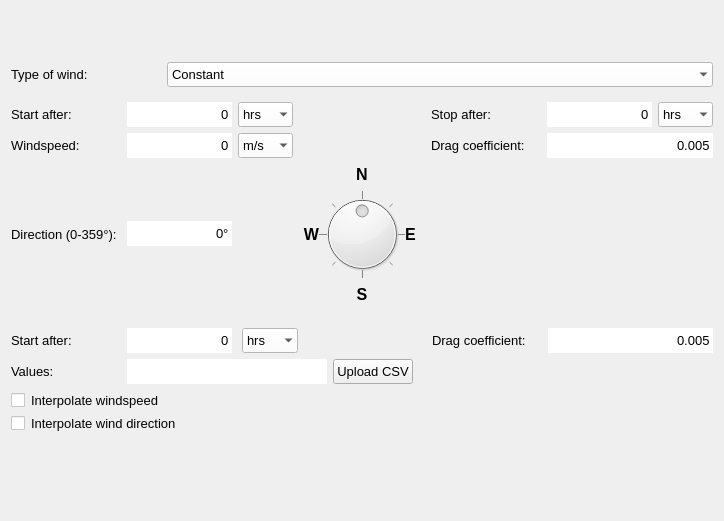
<?xml version="1.0" encoding="UTF-8"?>
<ui version="4.0">
 <class>Form</class>
 <widget class="QWidget" name="Form">
  <property name="windowModality">
   <enum>Qt::NonModal</enum>
  </property>
  <property name="geometry">
   <rect>
    <x>0</x>
    <y>0</y>
    <width>724</width>
    <height>521</height>
   </rect>
  </property>
  <property name="sizePolicy">
   <sizepolicy hsizetype="Preferred" vsizetype="Minimum">
    <horstretch>0</horstretch>
    <verstretch>0</verstretch>
   </sizepolicy>
  </property>
  <property name="minimumSize">
   <size>
    <width>720</width>
    <height>0</height>
   </size>
  </property>
  <property name="maximumSize">
   <size>
    <width>16777215</width>
    <height>16777215</height>
   </size>
  </property>
  <property name="font">
   <font>
    <family>Segoe UI</family>
   </font>
  </property>
  <property name="windowTitle">
   <string>Form</string>
  </property>
  <property name="autoFillBackground">
   <bool>true</bool>
  </property>
  <layout class="QGridLayout" name="gridLayout">
   <item row="0" column="0" colspan="2">
    <layout class="QVBoxLayout" name="svg_lout">
     <property name="sizeConstraint">
      <enum>QLayout::SetDefaultConstraint</enum>
     </property>
     <property name="bottomMargin">
      <number>0</number>
     </property>
    </layout>
   </item>
   <item row="9" column="0">
    <spacer name="verticalSpacer_2">
     <property name="orientation">
      <enum>Qt::Vertical</enum>
     </property>
     <property name="sizeHint" stdset="0">
      <size>
       <width>20</width>
       <height>10</height>
      </size>
     </property>
    </spacer>
   </item>
   <item row="1" column="0">
    <spacer name="verticalSpacer">
     <property name="orientation">
      <enum>Qt::Vertical</enum>
     </property>
     <property name="sizeHint" stdset="0">
      <size>
       <width>20</width>
       <height>10</height>
      </size>
     </property>
    </spacer>
   </item>
   <item row="10" column="0" colspan="2">
    <spacer name="horizontalSpacer">
     <property name="orientation">
      <enum>Qt::Horizontal</enum>
     </property>
     <property name="sizeHint" stdset="0">
      <size>
       <width>40</width>
       <height>20</height>
      </size>
     </property>
    </spacer>
   </item>
   <item row="2" column="0" colspan="2">
    <layout class="QHBoxLayout" name="horizontalLayout">
     <property name="bottomMargin">
      <number>0</number>
     </property>
     <item>
      <widget class="QLabel" name="label_2">
       <property name="minimumSize">
        <size>
         <width>150</width>
         <height>20</height>
        </size>
       </property>
       <property name="maximumSize">
        <size>
         <width>16777215</width>
         <height>16777215</height>
        </size>
       </property>
       <property name="font">
        <font>
         <family>Segoe UI</family>
         <pointsize>10</pointsize>
        </font>
       </property>
       <property name="text">
        <string>Type of wind:</string>
       </property>
      </widget>
     </item>
     <item>
      <widget class="QComboBox" name="cbo_wind_type">
       <property name="sizePolicy">
        <sizepolicy hsizetype="Expanding" vsizetype="Preferred">
         <horstretch>0</horstretch>
         <verstretch>0</verstretch>
        </sizepolicy>
       </property>
       <property name="minimumSize">
        <size>
         <width>0</width>
         <height>25</height>
        </size>
       </property>
       <property name="maximumSize">
        <size>
         <width>16777215</width>
         <height>25</height>
        </size>
       </property>
       <property name="font">
        <font>
         <family>Segoe UI</family>
         <pointsize>10</pointsize>
        </font>
       </property>
       <property name="autoFillBackground">
        <bool>false</bool>
       </property>
       <property name="styleSheet">
        <string notr="true">QComboBox {background-color:white; selection-background-color: lightgray;}</string>
       </property>
       <property name="editable">
        <bool>false</bool>
       </property>
       <property name="currentText">
        <string>Constant</string>
       </property>
       <property name="frame">
        <bool>false</bool>
       </property>
       <item>
        <property name="text">
         <string>Constant</string>
        </property>
       </item>
       <item>
        <property name="text">
         <string>Custom</string>
        </property>
       </item>
      </widget>
     </item>
    </layout>
   </item>
   <item row="4" column="0" colspan="2">
    <widget class="QWidget" name="widget_wind_constant" native="true">
     <property name="sizePolicy">
      <sizepolicy hsizetype="Expanding" vsizetype="Expanding">
       <horstretch>0</horstretch>
       <verstretch>0</verstretch>
      </sizepolicy>
     </property>
     <property name="minimumSize">
      <size>
       <width>700</width>
       <height>0</height>
      </size>
     </property>
     <property name="maximumSize">
      <size>
       <width>16777215</width>
       <height>16777215</height>
      </size>
     </property>
     <property name="font">
      <font>
       <family>Segoe UI</family>
       <pointsize>8</pointsize>
      </font>
     </property>
     <layout class="QGridLayout" name="gridLayout_2">
      <property name="leftMargin">
       <number>0</number>
      </property>
      <property name="rightMargin">
       <number>0</number>
      </property>
      <item row="1" column="0">
       <widget class="QLabel" name="label">
        <property name="minimumSize">
         <size>
          <width>110</width>
          <height>20</height>
         </size>
        </property>
        <property name="maximumSize">
         <size>
          <width>16777215</width>
          <height>16777215</height>
         </size>
        </property>
        <property name="font">
         <font>
          <family>Segoe UI</family>
          <pointsize>10</pointsize>
         </font>
        </property>
        <property name="text">
         <string>Start after:</string>
        </property>
       </widget>
      </item>
      <item row="1" column="7">
       <widget class="QComboBox" name="stop_wind_constant_u">
        <property name="sizePolicy">
         <sizepolicy hsizetype="Minimum" vsizetype="Preferred">
          <horstretch>0</horstretch>
          <verstretch>0</verstretch>
         </sizepolicy>
        </property>
        <property name="minimumSize">
         <size>
          <width>55</width>
          <height>25</height>
         </size>
        </property>
        <property name="maximumSize">
         <size>
          <width>16777215</width>
          <height>16777215</height>
         </size>
        </property>
        <property name="font">
         <font>
          <family>Segoe UI</family>
          <pointsize>10</pointsize>
         </font>
        </property>
        <property name="styleSheet">
         <string notr="true">QComboBox {background-color:white; selection-background-color: lightgray;}</string>
        </property>
        <property name="frame">
         <bool>false</bool>
        </property>
        <item>
         <property name="text">
          <string>hrs</string>
         </property>
        </item>
        <item>
         <property name="text">
          <string>mins</string>
         </property>
        </item>
        <item>
         <property name="text">
          <string>s</string>
         </property>
        </item>
       </widget>
      </item>
      <item row="2" column="0">
       <widget class="QLabel" name="label_3">
        <property name="minimumSize">
         <size>
          <width>110</width>
          <height>20</height>
         </size>
        </property>
        <property name="maximumSize">
         <size>
          <width>16777215</width>
          <height>16777215</height>
         </size>
        </property>
        <property name="font">
         <font>
          <family>Segoe UI</family>
          <pointsize>10</pointsize>
         </font>
        </property>
        <property name="text">
         <string>Windspeed:</string>
        </property>
       </widget>
      </item>
      <item row="2" column="1">
       <widget class="QSpinBox" name="sp_windspeed">
        <property name="sizePolicy">
         <sizepolicy hsizetype="Minimum" vsizetype="Preferred">
          <horstretch>0</horstretch>
          <verstretch>0</verstretch>
         </sizepolicy>
        </property>
        <property name="minimumSize">
         <size>
          <width>105</width>
          <height>25</height>
         </size>
        </property>
        <property name="maximumSize">
         <size>
          <width>105</width>
          <height>16777215</height>
         </size>
        </property>
        <property name="font">
         <font>
          <family>Segoe UI</family>
          <pointsize>10</pointsize>
         </font>
        </property>
        <property name="styleSheet">
         <string notr="true">QSpinBox {background-color: white;}</string>
        </property>
        <property name="frame">
         <bool>false</bool>
        </property>
        <property name="alignment">
         <set>Qt::AlignRight|Qt::AlignTrailing|Qt::AlignVCenter</set>
        </property>
        <property name="buttonSymbols">
         <enum>QAbstractSpinBox::NoButtons</enum>
        </property>
        <property name="suffix">
         <string/>
        </property>
        <property name="maximum">
         <number>999999999</number>
        </property>
        <property name="singleStep">
         <number>10</number>
        </property>
       </widget>
      </item>
      <item row="1" column="5">
       <widget class="QLabel" name="label_4">
        <property name="minimumSize">
         <size>
          <width>110</width>
          <height>20</height>
         </size>
        </property>
        <property name="maximumSize">
         <size>
          <width>16777215</width>
          <height>16777215</height>
         </size>
        </property>
        <property name="font">
         <font>
          <family>Segoe UI</family>
          <pointsize>10</pointsize>
         </font>
        </property>
        <property name="text">
         <string>Stop after:</string>
        </property>
       </widget>
      </item>
      <item row="1" column="1">
       <widget class="QSpinBox" name="sp_start_wind_constant">
        <property name="sizePolicy">
         <sizepolicy hsizetype="Minimum" vsizetype="Preferred">
          <horstretch>0</horstretch>
          <verstretch>0</verstretch>
         </sizepolicy>
        </property>
        <property name="minimumSize">
         <size>
          <width>105</width>
          <height>25</height>
         </size>
        </property>
        <property name="maximumSize">
         <size>
          <width>105</width>
          <height>25</height>
         </size>
        </property>
        <property name="font">
         <font>
          <family>Segoe UI</family>
          <pointsize>10</pointsize>
         </font>
        </property>
        <property name="styleSheet">
         <string notr="true">QSpinBox {background-color: white;}</string>
        </property>
        <property name="frame">
         <bool>false</bool>
        </property>
        <property name="alignment">
         <set>Qt::AlignRight|Qt::AlignTrailing|Qt::AlignVCenter</set>
        </property>
        <property name="buttonSymbols">
         <enum>QAbstractSpinBox::NoButtons</enum>
        </property>
        <property name="maximum">
         <number>999999999</number>
        </property>
       </widget>
      </item>
      <item row="1" column="6">
       <widget class="QSpinBox" name="sp_stop_wind_constant">
        <property name="sizePolicy">
         <sizepolicy hsizetype="Minimum" vsizetype="Preferred">
          <horstretch>0</horstretch>
          <verstretch>0</verstretch>
         </sizepolicy>
        </property>
        <property name="minimumSize">
         <size>
          <width>105</width>
          <height>25</height>
         </size>
        </property>
        <property name="maximumSize">
         <size>
          <width>16777215</width>
          <height>16777215</height>
         </size>
        </property>
        <property name="font">
         <font>
          <family>Segoe UI</family>
          <pointsize>10</pointsize>
         </font>
        </property>
        <property name="styleSheet">
         <string notr="true">QSpinBox {background-color: white;}</string>
        </property>
        <property name="frame">
         <bool>false</bool>
        </property>
        <property name="alignment">
         <set>Qt::AlignRight|Qt::AlignTrailing|Qt::AlignVCenter</set>
        </property>
        <property name="buttonSymbols">
         <enum>QAbstractSpinBox::NoButtons</enum>
        </property>
        <property name="maximum">
         <number>999999999</number>
        </property>
       </widget>
      </item>
      <item row="6" column="1">
       <widget class="QSpinBox" name="sp_direction">
        <property name="minimumSize">
         <size>
          <width>105</width>
          <height>25</height>
         </size>
        </property>
        <property name="font">
         <font>
          <pointsize>10</pointsize>
         </font>
        </property>
        <property name="styleSheet">
         <string notr="true">QSpinBox {background-color: white;}</string>
        </property>
        <property name="frame">
         <bool>false</bool>
        </property>
        <property name="alignment">
         <set>Qt::AlignRight|Qt::AlignTrailing|Qt::AlignVCenter</set>
        </property>
        <property name="buttonSymbols">
         <enum>QAbstractSpinBox::NoButtons</enum>
        </property>
        <property name="suffix">
         <string>°</string>
        </property>
        <property name="maximum">
         <number>359</number>
        </property>
       </widget>
      </item>
      <item row="1" column="3">
       <spacer name="horizontalSpacer_2">
        <property name="orientation">
         <enum>Qt::Horizontal</enum>
        </property>
        <property name="sizeHint" stdset="0">
         <size>
          <width>40</width>
          <height>20</height>
         </size>
        </property>
       </spacer>
      </item>
      <item row="6" column="3">
       <layout class="QGridLayout" name="gridLayout_4">
        <property name="leftMargin">
         <number>0</number>
        </property>
        <property name="spacing">
         <number>0</number>
        </property>
        <item row="0" column="1">
         <widget class="QLabel" name="label_10">
          <property name="minimumSize">
           <size>
            <width>20</width>
            <height>20</height>
           </size>
          </property>
          <property name="font">
           <font>
            <pointsize>12</pointsize>
            <weight>75</weight>
            <bold>true</bold>
           </font>
          </property>
          <property name="text">
           <string>N</string>
          </property>
          <property name="alignment">
           <set>Qt::AlignCenter</set>
          </property>
         </widget>
        </item>
        <item row="1" column="2">
         <widget class="QLabel" name="label_9">
          <property name="minimumSize">
           <size>
            <width>20</width>
            <height>20</height>
           </size>
          </property>
          <property name="font">
           <font>
            <pointsize>12</pointsize>
            <weight>75</weight>
            <bold>true</bold>
           </font>
          </property>
          <property name="text">
           <string>E</string>
          </property>
          <property name="alignment">
           <set>Qt::AlignLeading|Qt::AlignLeft|Qt::AlignVCenter</set>
          </property>
         </widget>
        </item>
        <item row="1" column="0">
         <widget class="QLabel" name="label_11">
          <property name="minimumSize">
           <size>
            <width>20</width>
            <height>20</height>
           </size>
          </property>
          <property name="font">
           <font>
            <pointsize>12</pointsize>
            <weight>75</weight>
            <bold>true</bold>
           </font>
          </property>
          <property name="text">
           <string>W</string>
          </property>
          <property name="alignment">
           <set>Qt::AlignRight|Qt::AlignTrailing|Qt::AlignVCenter</set>
          </property>
         </widget>
        </item>
        <item row="1" column="1">
         <widget class="QDial" name="wind_dial">
          <property name="minimumSize">
           <size>
            <width>80</width>
            <height>80</height>
           </size>
          </property>
          <property name="font">
           <font>
            <pointsize>8</pointsize>
           </font>
          </property>
          <property name="minimum">
           <number>0</number>
          </property>
          <property name="maximum">
           <number>359</number>
          </property>
          <property name="value">
           <number>180</number>
          </property>
          <property name="sliderPosition">
           <number>180</number>
          </property>
          <property name="orientation">
           <enum>Qt::Horizontal</enum>
          </property>
          <property name="invertedAppearance">
           <bool>false</bool>
          </property>
          <property name="invertedControls">
           <bool>false</bool>
          </property>
          <property name="wrapping">
           <bool>true</bool>
          </property>
          <property name="notchTarget">
           <double>45.000000000000000</double>
          </property>
          <property name="notchesVisible">
           <bool>true</bool>
          </property>
         </widget>
        </item>
        <item row="2" column="1">
         <widget class="QLabel" name="label_13">
          <property name="minimumSize">
           <size>
            <width>20</width>
            <height>20</height>
           </size>
          </property>
          <property name="font">
           <font>
            <pointsize>12</pointsize>
            <weight>75</weight>
            <bold>true</bold>
           </font>
          </property>
          <property name="text">
           <string>S</string>
          </property>
          <property name="alignment">
           <set>Qt::AlignCenter</set>
          </property>
         </widget>
        </item>
       </layout>
      </item>
      <item row="6" column="0">
       <widget class="QLabel" name="label_8">
        <property name="font">
         <font>
          <pointsize>10</pointsize>
         </font>
        </property>
        <property name="text">
         <string>Direction (0-359°):</string>
        </property>
       </widget>
      </item>
      <item row="2" column="5">
       <widget class="QLabel" name="label_5">
        <property name="minimumSize">
         <size>
          <width>110</width>
          <height>20</height>
         </size>
        </property>
        <property name="font">
         <font>
          <pointsize>10</pointsize>
         </font>
        </property>
        <property name="text">
         <string>Drag coefficient:</string>
        </property>
       </widget>
      </item>
      <item row="2" column="6" colspan="2">
       <widget class="QDoubleSpinBox" name="sp_dc_constant">
        <property name="minimumSize">
         <size>
          <width>165</width>
          <height>25</height>
         </size>
        </property>
        <property name="font">
         <font>
          <family>Segoe UI</family>
          <pointsize>10</pointsize>
         </font>
        </property>
        <property name="styleSheet">
         <string notr="true">QDoubleSpinBox {background-color: white;}</string>
        </property>
        <property name="frame">
         <bool>false</bool>
        </property>
        <property name="alignment">
         <set>Qt::AlignRight|Qt::AlignTrailing|Qt::AlignVCenter</set>
        </property>
        <property name="buttonSymbols">
         <enum>QAbstractSpinBox::NoButtons</enum>
        </property>
        <property name="decimals">
         <number>3</number>
        </property>
        <property name="maximum">
         <double>100.000000000000000</double>
        </property>
        <property name="value">
         <double>0.005000000000000</double>
        </property>
       </widget>
      </item>
      <item row="1" column="2">
       <widget class="QComboBox" name="start_wind_constant_u">
        <property name="sizePolicy">
         <sizepolicy hsizetype="Minimum" vsizetype="Preferred">
          <horstretch>0</horstretch>
          <verstretch>0</verstretch>
         </sizepolicy>
        </property>
        <property name="minimumSize">
         <size>
          <width>55</width>
          <height>25</height>
         </size>
        </property>
        <property name="maximumSize">
         <size>
          <width>16777215</width>
          <height>16777215</height>
         </size>
        </property>
        <property name="font">
         <font>
          <family>Segoe UI</family>
          <pointsize>10</pointsize>
         </font>
        </property>
        <property name="styleSheet">
         <string notr="true">QComboBox {background-color:white; selection-background-color: lightgray;}</string>
        </property>
        <property name="frame">
         <bool>false</bool>
        </property>
        <item>
         <property name="text">
          <string>hrs</string>
         </property>
        </item>
        <item>
         <property name="text">
          <string>mins</string>
         </property>
        </item>
        <item>
         <property name="text">
          <string>s</string>
         </property>
        </item>
       </widget>
      </item>
      <item row="2" column="2">
       <widget class="QComboBox" name="cbo_windspeed_u">
        <property name="sizePolicy">
         <sizepolicy hsizetype="Minimum" vsizetype="Preferred">
          <horstretch>0</horstretch>
          <verstretch>0</verstretch>
         </sizepolicy>
        </property>
        <property name="minimumSize">
         <size>
          <width>55</width>
          <height>25</height>
         </size>
        </property>
        <property name="maximumSize">
         <size>
          <width>16777215</width>
          <height>16777215</height>
         </size>
        </property>
        <property name="font">
         <font>
          <family>Segoe UI</family>
          <pointsize>10</pointsize>
         </font>
        </property>
        <property name="styleSheet">
         <string notr="true">QComboBox {background-color:white; selection-background-color: lightgray;}</string>
        </property>
        <property name="frame">
         <bool>false</bool>
        </property>
        <item>
         <property name="text">
          <string>m/s</string>
         </property>
        </item>
        <item>
         <property name="text">
          <string>km/h</string>
         </property>
        </item>
       </widget>
      </item>
     </layout>
    </widget>
   </item>
   <item row="6" column="0" colspan="2">
    <widget class="QWidget" name="widget_wind_custom" native="true">
     <property name="sizePolicy">
      <sizepolicy hsizetype="Expanding" vsizetype="Expanding">
       <horstretch>0</horstretch>
       <verstretch>0</verstretch>
      </sizepolicy>
     </property>
     <property name="minimumSize">
      <size>
       <width>700</width>
       <height>0</height>
      </size>
     </property>
     <property name="maximumSize">
      <size>
       <width>16777215</width>
       <height>16777215</height>
      </size>
     </property>
     <property name="font">
      <font>
       <family>Segoe UI</family>
       <pointsize>10</pointsize>
      </font>
     </property>
     <layout class="QGridLayout" name="gridLayout_3">
      <property name="leftMargin">
       <number>0</number>
      </property>
      <property name="rightMargin">
       <number>0</number>
      </property>
      <item row="0" column="0">
       <widget class="QLabel" name="label_6">
        <property name="minimumSize">
         <size>
          <width>110</width>
          <height>20</height>
         </size>
        </property>
        <property name="maximumSize">
         <size>
          <width>16777215</width>
          <height>16777215</height>
         </size>
        </property>
        <property name="font">
         <font>
          <family>Segoe UI</family>
          <pointsize>10</pointsize>
         </font>
        </property>
        <property name="text">
         <string>Start after:</string>
        </property>
       </widget>
      </item>
      <item row="2" column="0">
       <widget class="QLabel" name="label_7">
        <property name="minimumSize">
         <size>
          <width>110</width>
          <height>20</height>
         </size>
        </property>
        <property name="maximumSize">
         <size>
          <width>16777215</width>
          <height>16777215</height>
         </size>
        </property>
        <property name="font">
         <font>
          <family>Segoe UI</family>
          <pointsize>10</pointsize>
         </font>
        </property>
        <property name="text">
         <string>Values:</string>
        </property>
       </widget>
      </item>
      <item row="0" column="10">
       <widget class="QDoubleSpinBox" name="sp_dc_custom">
        <property name="minimumSize">
         <size>
          <width>165</width>
          <height>25</height>
         </size>
        </property>
        <property name="font">
         <font>
          <family>Segoe UI</family>
          <pointsize>10</pointsize>
         </font>
        </property>
        <property name="styleSheet">
         <string notr="true">QDoubleSpinBox {background-color: white;}</string>
        </property>
        <property name="frame">
         <bool>false</bool>
        </property>
        <property name="alignment">
         <set>Qt::AlignRight|Qt::AlignTrailing|Qt::AlignVCenter</set>
        </property>
        <property name="buttonSymbols">
         <enum>QAbstractSpinBox::NoButtons</enum>
        </property>
        <property name="decimals">
         <number>3</number>
        </property>
        <property name="maximum">
         <double>100.000000000000000</double>
        </property>
        <property name="value">
         <double>0.005000000000000</double>
        </property>
       </widget>
      </item>
      <item row="2" column="1" colspan="5">
       <layout class="QHBoxLayout" name="horizontalLayout_3">
        <property name="bottomMargin">
         <number>0</number>
        </property>
        <item>
         <widget class="QLineEdit" name="le_upload_wind">
          <property name="sizePolicy">
           <sizepolicy hsizetype="Expanding" vsizetype="Preferred">
            <horstretch>0</horstretch>
            <verstretch>0</verstretch>
           </sizepolicy>
          </property>
          <property name="minimumSize">
           <size>
            <width>200</width>
            <height>25</height>
           </size>
          </property>
          <property name="maximumSize">
           <size>
            <width>16777215</width>
            <height>16777215</height>
           </size>
          </property>
          <property name="font">
           <font>
            <family>Segoe UI</family>
            <pointsize>10</pointsize>
           </font>
          </property>
          <property name="styleSheet">
           <string notr="true">QLineEdit {background-color: white;}</string>
          </property>
          <property name="frame">
           <bool>false</bool>
          </property>
          <property name="readOnly">
           <bool>true</bool>
          </property>
         </widget>
        </item>
        <item>
         <widget class="QPushButton" name="pb_upload_wind">
          <property name="sizePolicy">
           <sizepolicy hsizetype="Minimum" vsizetype="Preferred">
            <horstretch>0</horstretch>
            <verstretch>0</verstretch>
           </sizepolicy>
          </property>
          <property name="minimumSize">
           <size>
            <width>80</width>
            <height>25</height>
           </size>
          </property>
          <property name="maximumSize">
           <size>
            <width>16777215</width>
            <height>16777215</height>
           </size>
          </property>
          <property name="font">
           <font>
            <family>Segoe UI</family>
            <pointsize>10</pointsize>
           </font>
          </property>
          <property name="text">
           <string>Upload CSV</string>
          </property>
         </widget>
        </item>
       </layout>
      </item>
      <item row="3" column="0" colspan="11">
       <layout class="QGridLayout" name="gridLayout_6">
        <property name="bottomMargin">
         <number>0</number>
        </property>
        <item row="0" column="0">
         <widget class="QCheckBox" name="cb_interpolate_speed">
          <property name="sizePolicy">
           <sizepolicy hsizetype="Minimum" vsizetype="Minimum">
            <horstretch>0</horstretch>
            <verstretch>0</verstretch>
           </sizepolicy>
          </property>
          <property name="minimumSize">
           <size>
            <width>14</width>
            <height>14</height>
           </size>
          </property>
          <property name="maximumSize">
           <size>
            <width>14</width>
            <height>14</height>
           </size>
          </property>
          <property name="font">
           <font>
            <family>Segoe UI</family>
            <pointsize>10</pointsize>
           </font>
          </property>
          <property name="styleSheet">
           <string notr="true">QCheckBox{background-color: white;}</string>
          </property>
          <property name="text">
           <string/>
          </property>
         </widget>
        </item>
        <item row="0" column="1">
         <widget class="QLabel" name="label_interpolate_speed">
          <property name="sizePolicy">
           <sizepolicy hsizetype="Expanding" vsizetype="Preferred">
            <horstretch>0</horstretch>
            <verstretch>0</verstretch>
           </sizepolicy>
          </property>
          <property name="minimumSize">
           <size>
            <width>110</width>
            <height>20</height>
           </size>
          </property>
          <property name="maximumSize">
           <size>
            <width>16777215</width>
            <height>16777215</height>
           </size>
          </property>
          <property name="font">
           <font>
            <pointsize>10</pointsize>
           </font>
          </property>
          <property name="text">
           <string>Interpolate windspeed</string>
          </property>
         </widget>
        </item>
        <item row="1" column="0">
         <widget class="QCheckBox" name="cb_interpolate_direction">
          <property name="minimumSize">
           <size>
            <width>14</width>
            <height>14</height>
           </size>
          </property>
          <property name="maximumSize">
           <size>
            <width>14</width>
            <height>14</height>
           </size>
          </property>
          <property name="font">
           <font>
            <family>Segoe UI</family>
            <pointsize>10</pointsize>
           </font>
          </property>
          <property name="styleSheet">
           <string notr="true">QCheckBox{background-color: white;}</string>
          </property>
          <property name="text">
           <string/>
          </property>
         </widget>
        </item>
        <item row="1" column="1">
         <widget class="QLabel" name="label_interpolate_direction">
          <property name="font">
           <font>
            <pointsize>10</pointsize>
           </font>
          </property>
          <property name="text">
           <string>Interpolate wind direction</string>
          </property>
         </widget>
        </item>
       </layout>
      </item>
      <item row="0" column="7" colspan="3">
       <widget class="QLabel" name="label_14">
        <property name="minimumSize">
         <size>
          <width>110</width>
          <height>20</height>
         </size>
        </property>
        <property name="font">
         <font>
          <pointsize>10</pointsize>
         </font>
        </property>
        <property name="text">
         <string>Drag coefficient:</string>
        </property>
       </widget>
      </item>
      <item row="0" column="1" colspan="5">
       <layout class="QHBoxLayout" name="horizontalLayout_2">
        <property name="spacing">
         <number>10</number>
        </property>
        <property name="leftMargin">
         <number>0</number>
        </property>
        <property name="rightMargin">
         <number>0</number>
        </property>
        <item>
         <widget class="QSpinBox" name="sp_start_wind_custom">
          <property name="sizePolicy">
           <sizepolicy hsizetype="Minimum" vsizetype="Preferred">
            <horstretch>0</horstretch>
            <verstretch>0</verstretch>
           </sizepolicy>
          </property>
          <property name="minimumSize">
           <size>
            <width>105</width>
            <height>25</height>
           </size>
          </property>
          <property name="maximumSize">
           <size>
            <width>105</width>
            <height>25</height>
           </size>
          </property>
          <property name="font">
           <font>
            <family>Segoe UI</family>
            <pointsize>10</pointsize>
           </font>
          </property>
          <property name="styleSheet">
           <string notr="true">QSpinBox {background-color: white;}</string>
          </property>
          <property name="frame">
           <bool>false</bool>
          </property>
          <property name="alignment">
           <set>Qt::AlignRight|Qt::AlignTrailing|Qt::AlignVCenter</set>
          </property>
          <property name="buttonSymbols">
           <enum>QAbstractSpinBox::NoButtons</enum>
          </property>
          <property name="maximum">
           <number>999999999</number>
          </property>
         </widget>
        </item>
        <item>
         <widget class="QComboBox" name="start_wind_custom_u">
          <property name="sizePolicy">
           <sizepolicy hsizetype="Minimum" vsizetype="Preferred">
            <horstretch>0</horstretch>
            <verstretch>0</verstretch>
           </sizepolicy>
          </property>
          <property name="minimumSize">
           <size>
            <width>55</width>
            <height>25</height>
           </size>
          </property>
          <property name="maximumSize">
           <size>
            <width>16777215</width>
            <height>16777215</height>
           </size>
          </property>
          <property name="font">
           <font>
            <family>Segoe UI</family>
            <pointsize>10</pointsize>
           </font>
          </property>
          <property name="styleSheet">
           <string notr="true">QComboBox {background-color:white; selection-background-color: lightgray;}</string>
          </property>
          <property name="frame">
           <bool>false</bool>
          </property>
          <item>
           <property name="text">
            <string>hrs</string>
           </property>
          </item>
          <item>
           <property name="text">
            <string>mins</string>
           </property>
          </item>
          <item>
           <property name="text">
            <string>s</string>
           </property>
          </item>
         </widget>
        </item>
        <item>
         <spacer name="horizontalSpacer_3">
          <property name="orientation">
           <enum>Qt::Horizontal</enum>
          </property>
          <property name="sizeHint" stdset="0">
           <size>
            <width>40</width>
            <height>20</height>
           </size>
          </property>
         </spacer>
        </item>
       </layout>
      </item>
     </layout>
    </widget>
   </item>
  </layout>
 </widget>
 <resources/>
 <connections/>
</ui>
